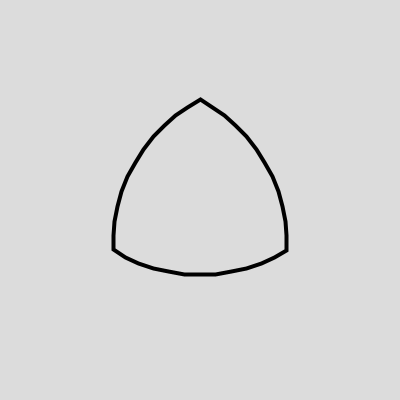
Frame 1 (no input)
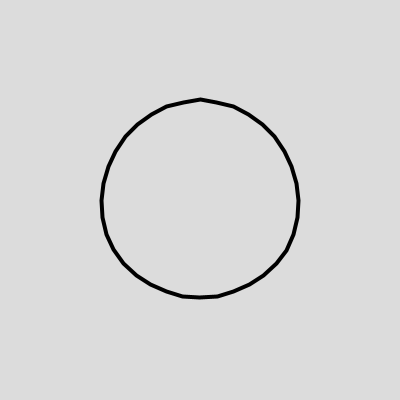
Frame 60 (the mouse pressed at the canvas centre just before this capture)
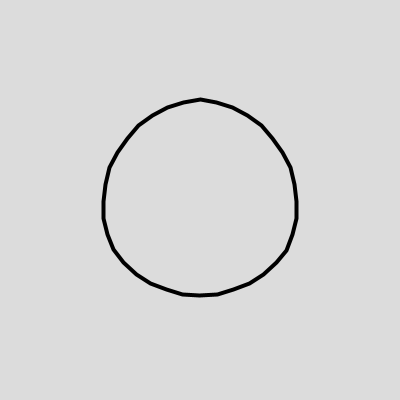
Frame 120 (the mouse held since frame 60 and released just before this capture)

The Processing sketch that drew these frames (run headless with seeded random() and noise(); from frame 60 on, the mouse is pressed at the canvas centre):

// Processing sketch: CC_81_1_Circle_Morphing_Part_1_Processing
// ── CC_81_1_Circle_Morphing_Part_1_Processing.pde
// Daniel Shiffman
// http://codingtra.in
// http://patreon.com/codingtrain

// Circle Morphing Part 1
// Video: https://youtu.be/u2D4sxh3MTs

// Originally written using p5.js

ArrayList<PVector> cirPath;
ArrayList<PVector> triPath;
int spacing = 10;
float theta = 0;

PVector polarToCartesian(float r, float angle) {
  return new PVector(r * cos(radians(angle)), r * sin(radians(angle)));
}

void setup() {
  size(400, 400);

  cirPath = new ArrayList<PVector>();
  triPath = new ArrayList<PVector>();
  
  float radius = 100;
  int startA = 0;
  int endA = 120;
  PVector start = polarToCartesian(radius, startA);
  PVector end = polarToCartesian(radius, endA);
  for (int a = startA; a < 360; a += spacing) {
    PVector cv = polarToCartesian(radius, a);
    cirPath.add(cv);
    float amt = float(a % 120) / (endA - startA);
    PVector tv = PVector.lerp(start, end, amt);
    triPath.add(tv);

    if ((a + spacing) % 120 == 0) {
      startA = startA + 120;
      endA = endA + 120;
      start = polarToCartesian(radius, startA);
      end = polarToCartesian(radius, endA);
    }
  }

}

void draw() {
  background(220);
  translate(width / 2, height / 2);
  rotate(radians(30));
  stroke(0);
  strokeWeight(4);
  noFill();
  float amt = (sin(radians(theta)) + 1) / 2;
  theta += 5;
  beginShape();
  for (int i = 0; i < cirPath.size(); i++) {
    PVector cv = cirPath.get(i);
    PVector tv = triPath.get(i);
    float x = lerp(cv.x, tv.x, amt);
    float y = lerp(cv.y, tv.y, amt);
    vertex(x, y);
  }
  endShape(CLOSE);


   //beginShape();
   //for (int i = 0; i < cirPath.size(); i++) {
   //  PVector v = cirPath.get(i);
   //  vertex(v.x, v.y);
   //}
   //endShape(CLOSE);
   //beginShape();
   //for (int i = 0; i < triPath.size(); i++) {
   //  PVector v = triPath.get(i);
   //  vertex(v.x, v.y);
   //}
   //endShape(CLOSE);
   //
   //for (int i = 0; i < triPath.size(); i++) {
   //  PVector v = triPath.get(i);
   //  fill(0);
   //  ellipse(v.x, v.y, 8, 8);
   //}

}
